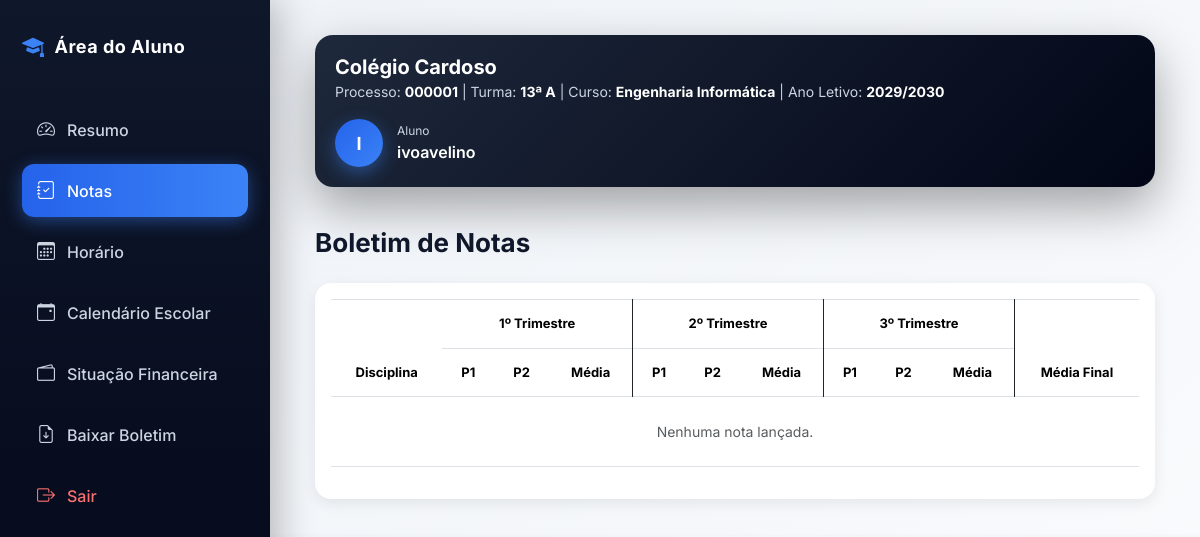
The app's page /notas/ (signed in), older data.
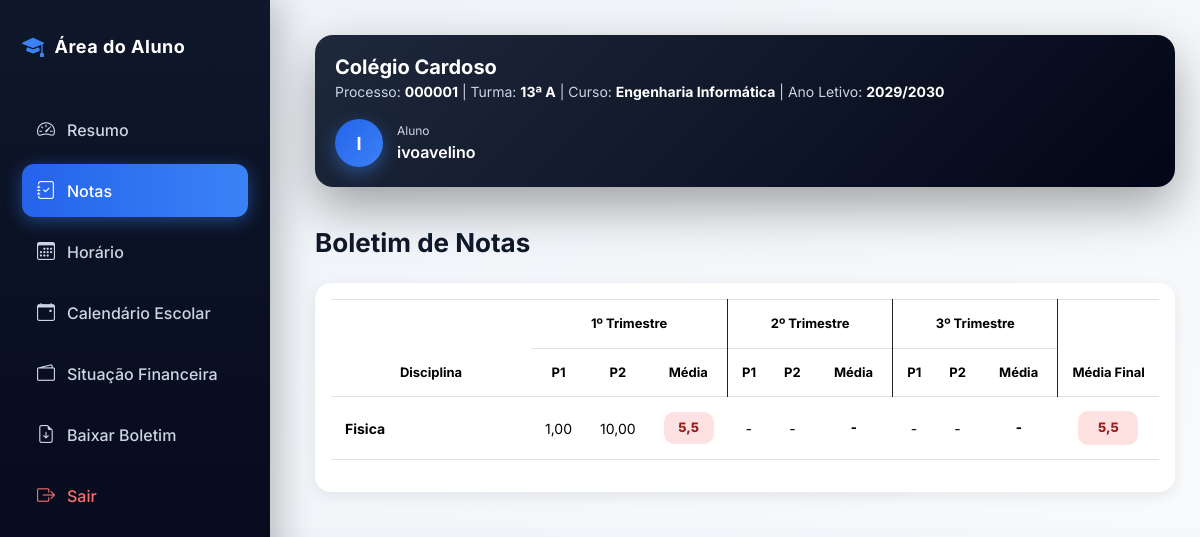
The same page, newer data.
### academic/models.py (models this page shows, shortened)
class Disciplina(models.Model):
    nome = models.CharField(max_length=90)
    turma = models.ForeignKey(
        Turma,
        on_delete=models.CASCADE,
        related_name="disciplinas"
    )
    professor = models.ForeignKey(
        settings.AUTH_USER_MODEL,
        on_delete=models.CASCADE,
        limit_choices_to={'role': 'PROFESSOR'},
        related_name="disciplinas",
        null=True,
        blank=True
    )
    escola = models.ForeignKey(
        Escola,
        on_delete=models.CASCADE,
        related_name="disciplinas"
    )
    criada_em = models.DateTimeField(auto_now_add=True)
    class Meta:
        unique_together = ('nome', 'turma', 'escola')
        ordering = ["nome"]

class Nota(models.Model):
    TRIMESTRE_CHOICES = [
        (1, "1º Trimestre"),
        (2, "2º Trimestre"),
        (3, "3º Trimestre"),
    ]
    aluno = models.ForeignKey(
        "Aluno",
        on_delete=models.CASCADE,
        related_name="notas"
    )
    disciplina = models.ForeignKey(
        "Disciplina",
        on_delete=models.CASCADE,
        related_name="notas"
    )
    ano_letivo = models.ForeignKey(
        "AnoLetivo",
        on_delete=models.CASCADE,
        related_name="notas"
    )
    trimestre = models.IntegerField(
        choices=TRIMESTRE_CHOICES
    )
    p1 = models.DecimalField(
        max_digits=4,
        decimal_places=2,
        null=True,
        blank=True
    )
    p2 = models.DecimalField(
        max_digits=4,
        decimal_places=2,
        null=True,
        blank=True
    )
    exame = models.DecimalField(
        max_digits=4,
        decimal_places=2,
        null=True,
        blank=True
    )
    recurso = models.DecimalField(
        max_digits=4,
        decimal_places=2,
        null=True,
        blank=True
    )
    media = models.DecimalField(
        max_digits=5,
        decimal_places=2,
        null=True,
        blank=True
    )
    media_final = models.DecimalField(
        max_digits=5,
        decimal_places=2,
        null=True,
        blank=True
    )
    situacao = models.CharField(
        max_length=20,
        choices=[
            ("APROVADO", "Aprovado"),
            ("REPROVADO", "Reprovado"),
            ("RECURSO", "Recurso"),
        ],
        default="REPROVADO"
    )
    escola = models.ForeignKey(
        "Escola",
        on_delete=models.CASCADE,
        related_name="notas"
    )
    criada_em = models.DateTimeField(
        auto_now_add=True
    )
    class Meta:
        unique_together = (
            "aluno",
            "disciplina",
            "trimestre",
            "ano_letivo"
        )
        ordering = [
            "disciplina",
            "trimestre"
        ]
        verbose_name = "Nota"
        verbose_name_plural = "Notas"

### core/views.py (the view, shortened to what this page needs)
# urls.py: path("notas/", views.notas_aluno, name="notas_aluno"),
@login_required
def notas_aluno(request):
    aluno = get_object_or_404(
        Aluno.objects.select_related(
            "turma",
            "turma__ano_letivo",
            "turma__escola"
        ),
        usuario=request.user
    )
    ano_letivo = AnoLetivo.objects.filter(
        escola=aluno.escola,
        ativo=True
    ).first()
    if not ano_letivo and aluno.turma:
        ano_letivo = aluno.turma.ano_letivo
    tem_atrasada = Mensalidade.objects.filter(
        aluno=aluno,
        status="ATRASADA"
    ).exists()
    notas = (
        Nota.objects
        .filter(
            aluno=aluno,
            ano_letivo=ano_letivo
        )
        .select_related(
            "disciplina",
            "ano_letivo"
        )
        .order_by(
            "disciplina__nome",
            "trimestre"
        )
    )
    disciplinas = {}
    for nota in notas:
        nome = nota.disciplina.nome
        if nome not in disciplinas:
            disciplinas[nome] = {
                1: {
                    "p1": None,
                    "p2": None,
                    "media": None
                },
                2: {
                    "p1": None,
                    "p2": None,
                    "media": None
                },
                3: {
                    "p1": None,
                    "p2": None,
                    "media": None
                },
                "media_final": None
            }
        p1 = nota.p1
        p2 = nota.p2
        media = None
        if p1 is not None or p2 is not None:
            v1 = float(p1 or 0)
            v2 = float(p2 or 0)
            media = round((v1 + v2) / 2, 1)
        disciplinas[nome][nota.trimestre] = {
            "p1": p1,
            "p2": p2,
            "media": media
        }
    for disciplina, dados in disciplinas.items():
        medias = []
        for t in [1, 2, 3]:
            if dados[t]["media"] is not None:
                medias.append(dados[t]["media"])
        if medias:
            dados["media_final"] = round(
                sum(medias) / len(medias),
                1
            )
    historicos = HistoricoAcademico.objects.filter(
        aluno=aluno
    ).select_related(
        "ano_letivo",
        "turma"
    ).order_by("-criado_em")
    context = {
        "aluno": aluno,
        "disciplinas": disciplinas,
        "bloqueado": False,
        "ano_letivo": ano_letivo,
        "historicos": historicos,
    }
    return render(
        request,
        "nota_aluno.html",
        context
    )

### academic/models.py (called while the page is built)
    def __str__(self):
        return self.nome

### core/templates/nota_aluno.html (shortened to what this page needs)
{% extends "base_aluno.html" %}
{% block content %}
<h5 class="section-title">
    Boletim de Notas
</h5>
{% if bloqueado %}
<div class="alert alert-danger alert-block">
    <h4 class="mb-3">
        Acesso Bloqueado
    </h4>
    <p class="mb-2">
        Você possui <strong>mensalidades em atraso</strong>.
    </p>
    <p>
        Regularize o pagamento na secretaria para visualizar o boletim.
    </p>
    <a href="{% url 'situacao_financeira' %}" class="btn btn-danger mt-3">
        Ver Situação Financeira
    </a>
</div>
{% else %}
<div class="table-modern p-3">
    <div class="table-responsive">
        <table class="table table-bordered align-middle text-center">
            <thead>
                <tr>
                    <th rowspan="2">Disciplina</th>
                    <th colspan="3" class="border-end border-dark">1º Trimestre</th>
                    <th colspan="3" class="border-end border-dark">2º Trimestre</th>
                    <th colspan="3" class="border-end border-dark">3º Trimestre</th>
                    <th rowspan="2">Média Final</th>
                </tr>
                <tr>
                    <th>P1</th>
                    <th>P2</th>
                    <th class="border-end border-dark">Média</th>
                    <th>P1</th>
                    <th>P2</th>
                    <th class="border-end border-dark">Média</th>
                    <th>P1</th>
                    <th>P2</th>
                    <th class="border-end border-dark">Média</th>
                </tr>
            </thead>
            <tbody>
                {% for disciplina, dados in disciplinas.items %}
                <tr>
                    <td class="text-start disciplina">
                        {{ disciplina }}
                    </td>
                    <td>{{ dados.1.p1|default:"-" }}</td>
                    <td>{{ dados.1.p2|default:"-" }}</td>
                    <td>
                        <span class="media-box
                            {% if dados.1.media >= 14 %}media-green
                            {% elif dados.1.media >= 10 %}media-yellow
                            {% elif dados.1.media >= 0 %}media-red
                            {% endif %}
                        ">
                            {{ dados.1.media|default:"-" }}
                        </span>
                    </td>
                    <td>{{ dados.2.p1|default:"-" }}</td>
                    <td>{{ dados.2.p2|default:"-" }}</td>
                    <td>
                        <span class="media-box
                        ">
                            {{ dados.2.media|default:"-" }}
                        </span>
                    </td>
                    <td>{{ dados.3.p1|default:"-" }}</td>
                    <td>{{ dados.3.p2|default:"-" }}</td>
                    <td>
                        <span class="media-box
                        ">
                            {{ dados.3.media|default:"-" }}
                        </span>
                    </td>
                    <td>
                        <span class="media-final
                            {% if dados.media_final >= 14 %}media-green
                            {% elif dados.media_final >= 10 %}media-yellow
                            {% elif dados.media_final >= 0 %}media-red
                            {% endif %}
                        ">
                            {{ dados.media_final|default:"-" }}
                        </span>
                    </td>
                </tr>
                {% empty %}
                <tr>
                    <td colspan="11" class="text-muted py-4">
                        Nenhuma nota lançada.
                    </td>
                </tr>
                {% endfor %}
            </tbody>
        </table>
    </div>
</div>
{% endif %}
{% endblock %}

Row changes from the older to the newer data that the page shows:
now on this page (row unchanged): Disciplina: disciplinas "Fisica"
added Nota: p1 "1,00", p2 "10,00"
Text that changed along with them:
new list line: "5,5 - - - - - - 5,5"
text no longer shown: "Nenhuma nota lançada."
